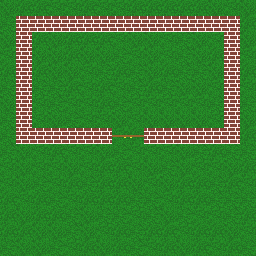

This game map was drawn from its Tiled (.tmx) file and the tilesets committed beside it. A one-line description and the trimmed map source follow:
An orthogonal 16x16 tile map with 16x16 px tiles, 2 tile layers (Tile Layer 1, casa).

<map version="1.0" orientation="orthogonal" renderorder="right-down" width="16" height="16" tilewidth="16" tileheight="16" nextobjectid="1">
 <tileset firstgid="1" name="tiles" tilewidth="16" tileheight="16">
  <image source="tiles.png" width="64" height="64" />
 </tileset>
 <layer name="Tile Layer 1" width="16" height="16">
  <data>[256 cells, 256 non-empty, 4 distinct tile ids]</data>
 </layer>
 <layer name="casa" width="16" height="16">
  <data>[256 cells, 40 non-empty, 3 distinct tile ids]</data>
 </layer>
</map>